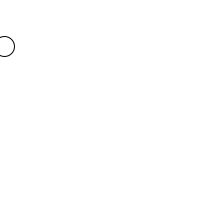
Frame 1 (no input)
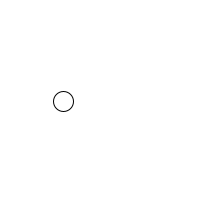
Frame 60 (the mouse pressed at the canvas centre just before this capture)
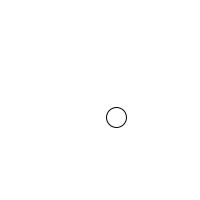
Frame 120 (the mouse held since frame 60 and released just before this capture)

The Processing sketch that drew these frames (run headless with seeded random() and noise(); from frame 60 on, the mouse is pressed at the canvas centre):

// Processing sketch: Part3_7_game_2
// ── Part3_7_game_2.pde
float x, y;
float vx, vy;
int f;
int s;
int cnt;

void setup(){
  x = 0;
  y = 50;
  f = 0;
  cnt = 0;
  s = 0;
  vx = random(3, 5);
  vy = random(-5, 0);
  size(200, 200);
  frameRate(50);
}

void draw(){
  background(255, 255, 255);
  x += vx;
  y += vy;
  vy += 0.2;
  
  fill(255, 255, 255);
  ellipse(x, y, 20, 20);
  
  if(x>width || y < 0 || y > height){
    vx = random(3, 5);
    vy = random(-5, 0);
    x = 0;
    y = height/2 + random(-50, 50);
    f = 0;
    cnt++;
  }
  
  if(f==1){
    fill(255, 0, 0);
    ellipse(x, y, 20, 20);
  }
  
}

void mousePressed(){
  if(dist(x, y, mouseX, mouseY) < 10){
    f = 1;
    s++;
    println(s + "/" + (cnt+1));
  }
}
